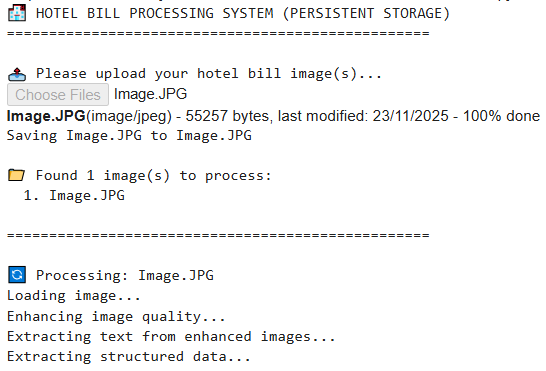
#> input picture extracted_images/page15_img1.png, 546 x 371 px; its folder holds only this picture in this run
$ python process_one_by_one.py
#> lines starting #> are read from the running program, lines starting #| are printed output that depends on the picture; after the words box and inside, x2 and y2 are one past the last pixel; in counts of white or black regions, pixels touching at a corner belong together
### run_pipeline.py
import argparse
import os
import re
import cv2
import numpy as np
import pandas as pd
from PIL import Image
import pytesseract
import sys
import json
from sklearn.feature_extraction.text import TfidfVectorizer
from sklearn.linear_model import LogisticRegression

# Ensure UTF-8 output on Windows
if sys.stdout.encoding.lower() != 'utf-8':
    try:
        sys.stdout.reconfigure(encoding='utf-8')
    except Exception:
        pass

# Path to Tesseract executable (installed via winget)
pytesseract.pytesseract.tesseract_cmd = r"C:\\Program Files\\Tesseract-OCR\\tesseract.exe"

# ------------------- Extraction Patterns -------------------
REGEX_PATTERNS = {
    "invoice_no": r"Invoice\s+No[:\s]*\s*(\d+)",
    "date": r"Date[:\s]*\s*(\d{1,2}[\/\-]\d{1,2}[\/\-]\d{2,4})",
    "tax_reg": r"Tax\s+Registered\s*No[:\s]*\s*(\d+)",
    "subtotal": r"Sub\s*[Tt]otal[:\s]*\s*([\d,]+\.?\d{0,2})",
    "tax": r"(?:GST|Tax)[:\s]*\s*([\d,]+\.?\d{0,2})",
    "total": r"(?:Grand\s+)?Total[:\s]*\s*([\d,]+\.?\d{0,2})",
}

# ------------------- Helper Functions -------------------

def preprocess_image(image_path):
    """Deskew, denoise and binarize the input image for better OCR."""
#> called with image_path = 'extracted_images/page15_img1.png'
    img = cv2.imread(image_path, cv2.IMREAD_COLOR)
#> img is the input picture: shape (371, 546, 3); mean B, G, R 244.5, 244.4, 244.3
    if img is None:
        raise FileNotFoundError(f"Image not found: {image_path}")
    gray = cv2.cvtColor(img, cv2.COLOR_BGR2GRAY)
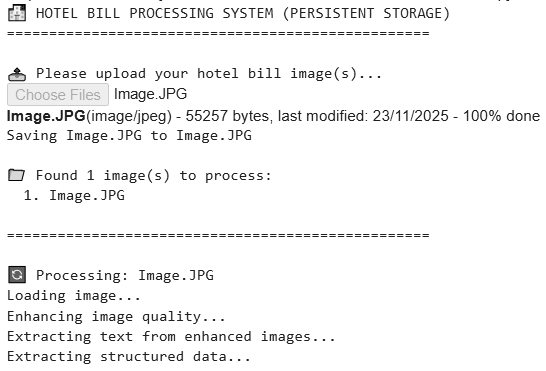
#> gray: shape (371, 546); min 0, max 255, mean 244.4
    denoised = cv2.fastNlMeansDenoising(gray, h=30)
    binarized = cv2.adaptiveThreshold(
        denoised, 255, cv2.ADAPTIVE_THRESH_GAUSSIAN_C, cv2.THRESH_BINARY, 31, 2
    )
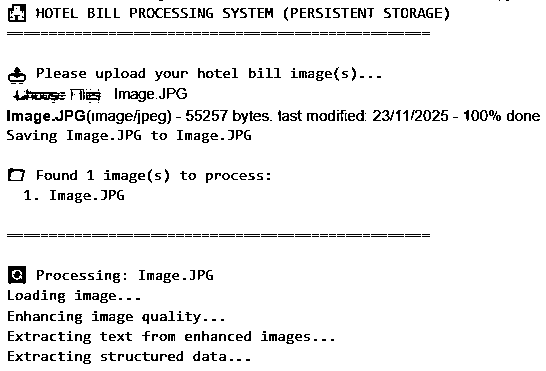
#> binarized: shape (371, 546); 93.6% white; black in thin lines or dots
    # Deskew
    coords = np.column_stack(np.where(binarized > 0))
#> coords = 189636 pairs, first value 0 to 370, second value 0 to 545
    angle = cv2.minAreaRect(coords)[-1]
#> angle = -90
    if angle < -45:
        angle = -(90 + angle)
#> angle = 0
    else:
        angle = -angle
    (h, w) = binarized.shape
#> h = 371; w = 546
    center = (w // 2, h // 2)
#> center = (273, 185)
    M = cv2.getRotationMatrix2D(center, angle, 1.0)
#> M = [[1, 0, 0], [0, 1, 0]]
    deskewed = cv2.warpAffine(binarized, M, (w, h), flags=cv2.INTER_CUBIC, borderMode=cv2.BORDER_REPLICATE)
    return deskewed

def ocr_image(image):
    """Run Tesseract OCR on the pre‑processed image and return raw text.
    Uses page segmentation mode 3 (fully automatic) for robustness.
    """
    try:
        pil_img = Image.fromarray(image)
        custom_config = r"--oem 3 --psm 3"
        text = pytesseract.image_to_string(pil_img, config=custom_config)
        return text
    except Exception as e:
        print(f"[OCR ERROR] {e}")
        return ""

# [23 lines left out: functions extract_fields, train_dummy_classifier, not called in this run]

def classify_line(line, vectorizer, clf):
    X = vectorizer.transform([line])
    return clf.predict(X)[0]

# ------------------- Line‑Item Parsing -------------------
# [99 lines left out: functions parse_line_items, safe_float, validate_data, export_results, main, not called in this run]

# [2 lines that do not run on import are left out]

### process_one_by_one.py
import os
import pathlib
import sys

# Add project root to import path
PROJECT_ROOT = pathlib.Path(__file__).parent
sys.path.append(str(PROJECT_ROOT))

from run_pipeline import (
    preprocess_image,
    ocr_image,
    extract_fields,
    parse_line_items,
    validate_data,
    export_results,
)

def process_image(image_path: str, out_root: str):
    """Run the full pipeline on a single image and store results in a dedicated folder."""
    preprocessed = preprocess_image(image_path)
    raw_text = ocr_image(preprocessed)
    fields = extract_fields(raw_text)
    df_items = parse_line_items(raw_text)
    warnings = validate_data(fields, df_items)
    if warnings:
        print(f"[{os.path.basename(image_path)}] Validation warnings:")
        for w in warnings:
            print(f"  - {w}")
    img_name = pathlib.Path(image_path).stem
    out_path = os.path.join(out_root, img_name)
    export_results(fields, df_items, output_path=out_path)
    print(f"✅ Finished {os.path.basename(image_path)} → {out_path}\n")

def main():
    images_dir = os.path.join(PROJECT_ROOT, "extracted_images")
    output_root = os.path.join(PROJECT_ROOT, "output_one_by_one")
    os.makedirs(output_root, exist_ok=True)

    image_files = [f for f in os.listdir(images_dir) if f.lower().endswith(('.png', '.jpg', '.jpeg'))]
    for idx, img_file in enumerate(image_files, start=1):
        img_path = os.path.join(images_dir, img_file)
        print(f"--- Processing [{idx}/{len(image_files)}]: {img_file} ---")
        process_image(img_path, output_root)
#> (the call stopped at in ocr_image, `text = pytesseract.image_to_string(pil_img, config=custom_config)`: pytesseract is not available in this run)
        input("Press Enter to continue to the next image...\n")

    print("\n✅ All images processed one‑by‑one. Results are in:")
    print(output_root)

if __name__ == "__main__":
    main()

$ run again, on extracted_images/page16_img2.jpeg
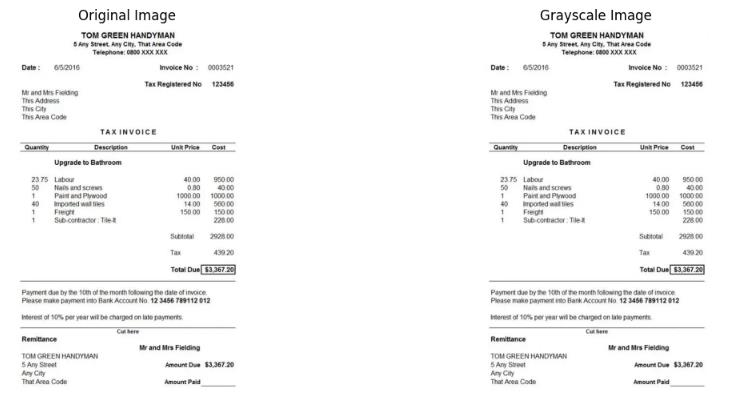
#> input picture extracted_images/page16_img2.jpeg, 751 x 395 px
#> in preprocess_image, img is the input picture: shape (395, 751, 3); mean B, G, R 246.2, 246.2, 246.2
#> in preprocess_image, `denoised = cv2.fastNlMeansDenoising(gray, h=30)`:
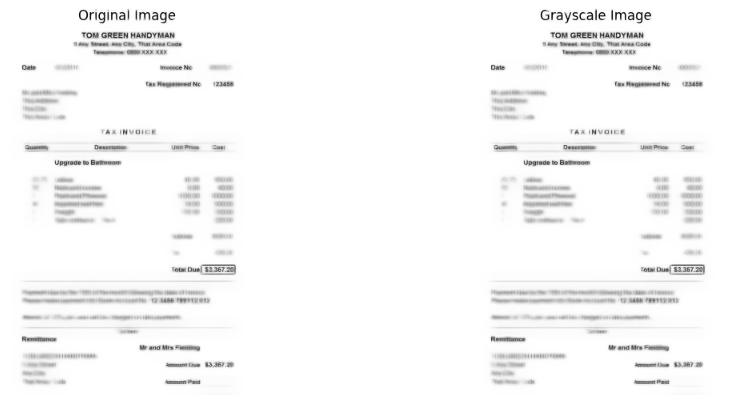
#> denoised: shape (395, 751); min 1, max 255, mean 247.6
#> in preprocess_image, `binarized = cv2.adaptiveThreshold( denoised, 255, cv2.ADAPTIVE_THRESH_..`:
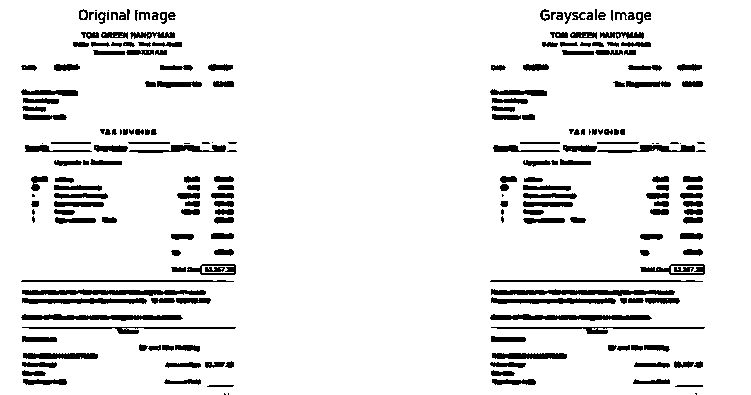
#> binarized: shape (395, 751); 91.1% white; 226 black regions (30 under 20 px), largest, box (x1, y1, x2, y2) and area: (491, 289, 675, 296) 840, (22, 289, 206, 296) 835, (490, 314, 652, 321) 766
#> coords = 270318 pairs, first value 0 to 394, second value 0 to 750
#> in preprocess_image, `angle = cv2.minAreaRect(coords)[-1]`: angle = -90
#> in preprocess_image, `angle = -(90 + angle)`: angle = 0
#> M = [[1, 0, 0], [0, 1, 0]]

$ run again, on extracted_images/page17_img1.png
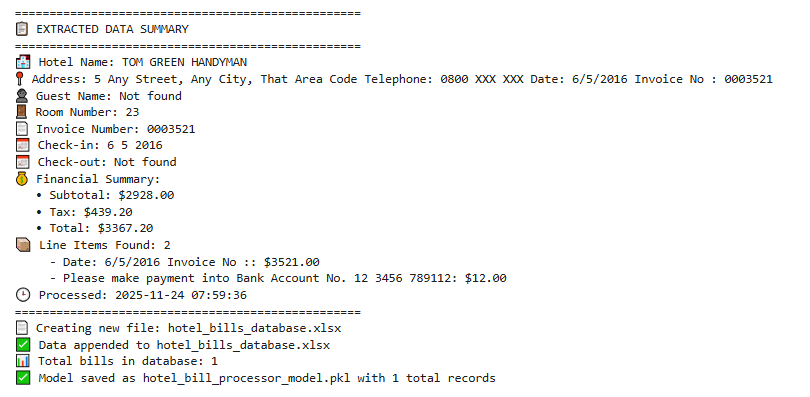
#> input picture extracted_images/page17_img1.png, 810 x 397 px
#> in preprocess_image, img is the input picture: shape (397, 810, 3); mean B, G, R 246, 246.3, 246.2
#> in preprocess_image, `denoised = cv2.fastNlMeansDenoising(gray, h=30)`:
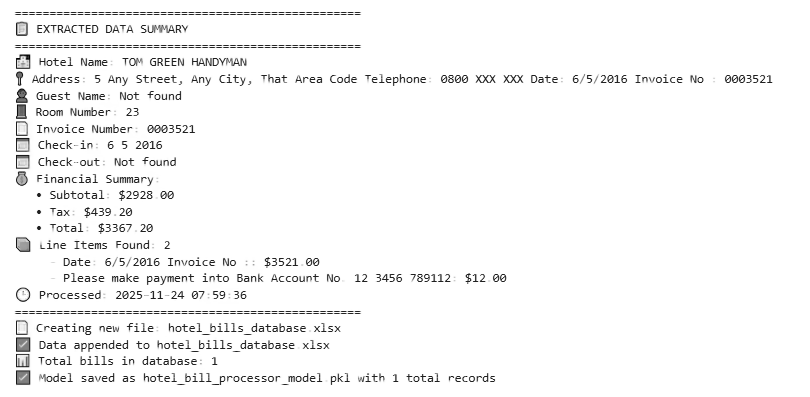
#> denoised: shape (397, 810); min 0, max 255, mean 246.6
#> in preprocess_image, `binarized = cv2.adaptiveThreshold( denoised, 255, cv2.ADAPTIVE_THRESH_..`:
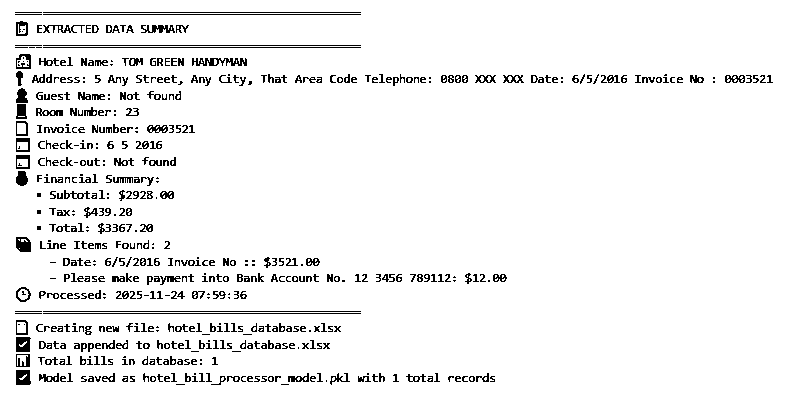
#> binarized: shape (397, 810); 94.5% white; black in thin lines or dots, all inside (x1, y1, x2, y2) = (15, 12, 773, 385)
#> coords = 303961 pairs, first value 0 to 396, second value 0 to 809
#> in preprocess_image, `angle = cv2.minAreaRect(coords)[-1]`: angle = -90
#> in preprocess_image, `angle = -(90 + angle)`: angle = 0
#> M = [[1, 0, 0], [0, 1, 0]]

$ run again, on extracted_images/page15_img2.png
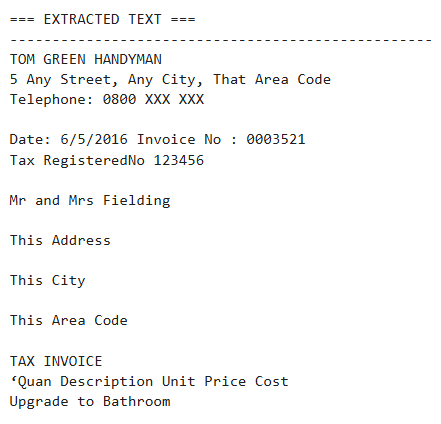
#> input picture extracted_images/page15_img2.png, 441 x 424 px
#> in preprocess_image, img is the input picture: shape (424, 441, 3); mean B, G, R 248.2, 248.2, 248.2
#> in preprocess_image, `gray = cv2.cvtColor(img, cv2.COLOR_BGR2GRAY)`:
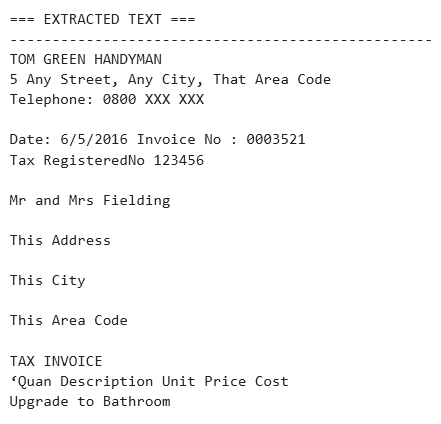
#> gray: shape (424, 441); min 31, max 255, mean 248.2
#> in preprocess_image, `binarized = cv2.adaptiveThreshold( denoised, 255, cv2.ADAPTIVE_THRESH_..`:
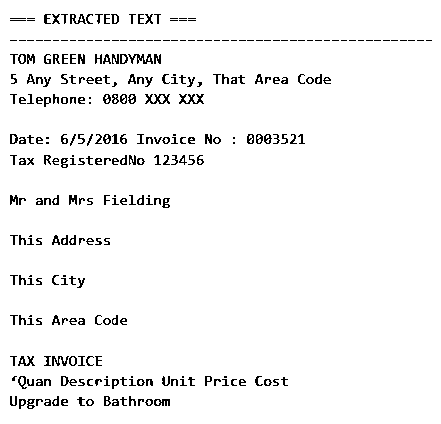
#> binarized: shape (424, 441); 95.7% white; black in thin lines or dots, all inside (x1, y1, x2, y2) = (10, 14, 432, 409)
#> coords = 178991 pairs, first value 0 to 423, second value 0 to 440
#> in preprocess_image, `angle = cv2.minAreaRect(coords)[-1]`: angle = -90
#> in preprocess_image, `angle = -(90 + angle)`: angle = 0
#> M = [[1, 0, 0], [0, 1, 0]]
